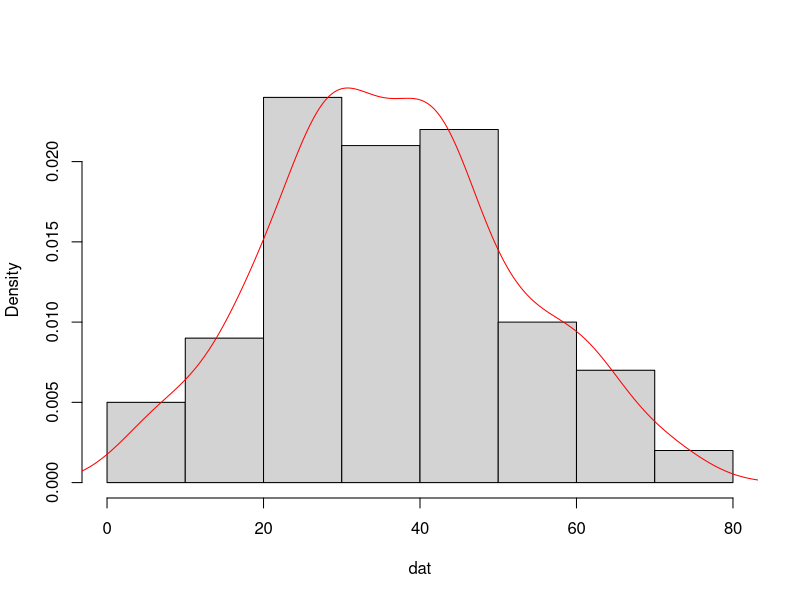
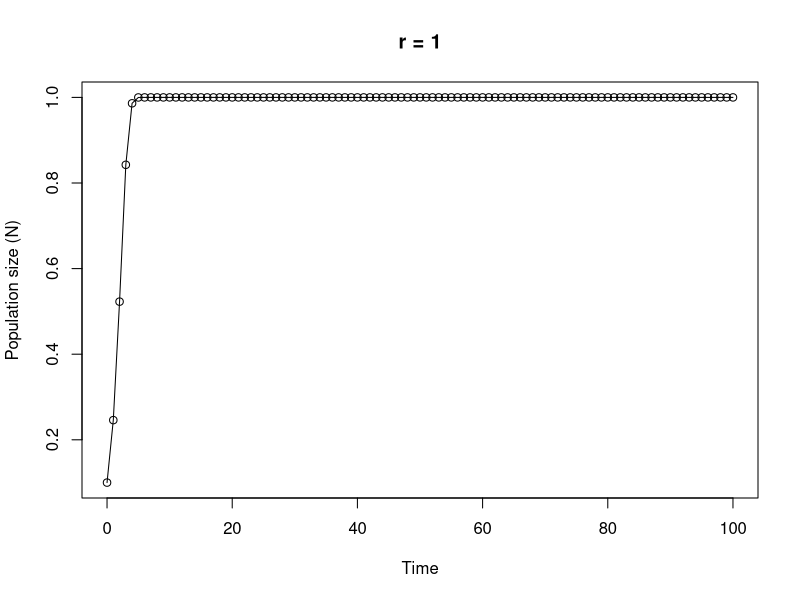

Reproduce these figures in R, in order.
## ----Q1, echo=SOLUTIONS---------------------------------------------------------------------------------------------------

# area of a circle
# the equation to calculate the area of a circle is pi * radius^2

circle.area <- function(d){ 
	pi * (d/2)^2
}

# to use your new function

circle.area(10)
# [1] 78.53982

# to test on a vector of diameters
# first create a vector with diameters ranging from 0 to 50 in steps of 10

cir.diam <- seq(from = 0, to = 50, by = 10)

# test your function

circle.area(cir.diam)
# [1]    0.00000   78.53982  314.15927  706.85835 1256.63706 1963.49541


## ----Q2, echo=SOLUTIONS, tidy = TRUE--------------------------------------------------------------------------------------

far.cent <- function(a){
	val <- (a-32)*5/9
	print(paste("Fahrenheit: ", round(a, digits = 3), "oF",sep = " "), quote = FALSE)# round 3dp
	print(paste("Centigrade: ", round(val, digits = 3), "oC", sep = " "), quote = FALSE)# round 3dp
}

# alternative Fahrenheit to centigrade using cat function

far.cent2 <- function(a){
	val <- (a - 32) * 5/9	#calculation
	cat("Fahrenheit: ", round(a, digits = 3), "oF", "\n")   # use cat function
	cat("Centigrade: ", round(val, digits = 3), "oC", "\n")   
}


## ----Q3, echo=SOLUTIONS---------------------------------------------------------------------------------------------------

# Create a vector of normally distributed data
# length 100, mean 35 and standard deviation of 29

vals <- rnorm(100, 35, 15)	# create some norm dist data mean 35, sd = 15

summary.fun <- function(dat){
	mymean <- round(mean(dat), digits = 4)      	# calc mean
	mymedian <- round(median(dat), digits = 4)    # calc median
	mymin <- round(min(dat), digits = 4)          # calc min
	mymax <- round(max(dat), digits = 4)          # calc max
	print(paste("mean:", mymean, sep = " "), quote = FALSE)     # print mean
	print(paste("median:", mymedian, sep = " "), quote = FALSE)     # print median
	print(paste("range:", "from:", mymin, "to", mymax, sep = " "), quote = FALSE) 
	dens <- density(dat)                          # estimate density curve
	hist(dat, main = "",type = "l",freq = FALSE)  # plot histogram
	lines(dens, lty = 1, col = "red")             # plot density curve
}

# use the function
summary.fun(vals)


## ----Q4, echo=SOLUTIONS---------------------------------------------------------------------------------------------------

# calculate a median

ourmedian <- function(x){
	n <- length(x)
	if (n %% 2 == 1)      # odd numbers
	  sort(x)[(n + 1)/2]  # find the middle number by adding 1 to length and div 2
	else {                # even numbers
	  middletwo <- sort(x)[(n/2) + 0:1]   #find the two middle numbers
	  mean(middletwo)
	  }
}

# use the function
mydat <- sample(1:50, size = 10, replace = TRUE )

# our function
ourmedian(mydat)

# R median function
median(mydat)


## ----Q5, echo=SOLUTIONS, tidy = TRUE--------------------------------------------------------------------------------------

# function to simulate Ricker model

Ricker.model <- function(nzero, r, time, K=1){     # sets initial parameters
  N <- numeric(time + 1)    # creates a real vector of length time+1 to store values of Nt+1
  N[1] <- nzero             # sets initial population size in first element of N
  for (i in 1:time) {				# loops over time
      N[i+1] <- N[i]*exp(r*(1 - N[i]/K))    
  }
  Time <- 0:time   					 # creates vector for x axis
  plot(Time, N, type = "o", xlim = c(0, time), xlab = "Time", ylab = "Population size (N)", main = paste("r =", r, sep=" "))   # plots     output
}

# To run
# play around with the different parameters, especially r
Ricker.model(nzero=0.1,r=1,time=100)
